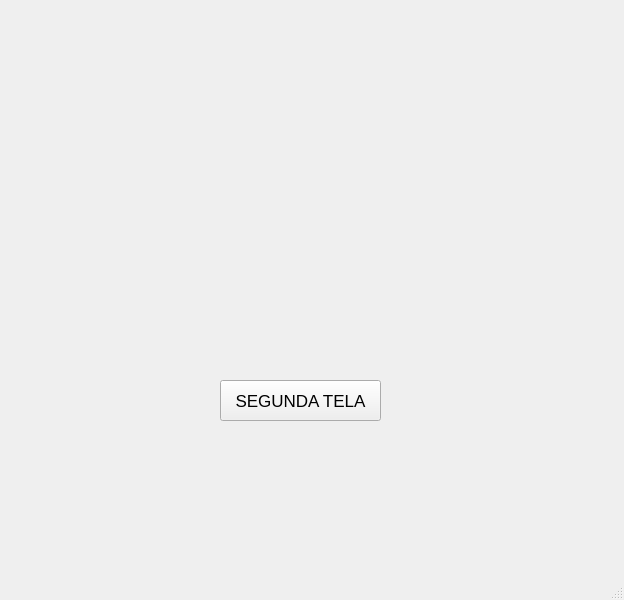
<?xml version="1.0" encoding="UTF-8"?>
<ui version="4.0">
 <class>MainWindow</class>
 <widget class="QMainWindow" name="MainWindow">
  <property name="geometry">
   <rect>
    <x>0</x>
    <y>0</y>
    <width>624</width>
    <height>600</height>
   </rect>
  </property>
  <property name="windowTitle">
   <string>MainWindow</string>
  </property>
  <widget class="QWidget" name="centralwidget">
   <widget class="QPushButton" name="pushButton">
    <property name="geometry">
     <rect>
      <x>220</x>
      <y>380</y>
      <width>161</width>
      <height>41</height>
     </rect>
    </property>
    <property name="font">
     <font>
      <pointsize>13</pointsize>
      <weight>50</weight>
      <bold>false</bold>
     </font>
    </property>
    <property name="text">
     <string>SEGUNDA TELA</string>
    </property>
   </widget>
  </widget>
  <widget class="QMenuBar" name="menubar">
   <property name="geometry">
    <rect>
     <x>0</x>
     <y>0</y>
     <width>624</width>
     <height>21</height>
    </rect>
   </property>
  </widget>
  <widget class="QStatusBar" name="statusbar"/>
 </widget>
 <resources/>
 <connections/>
</ui>
